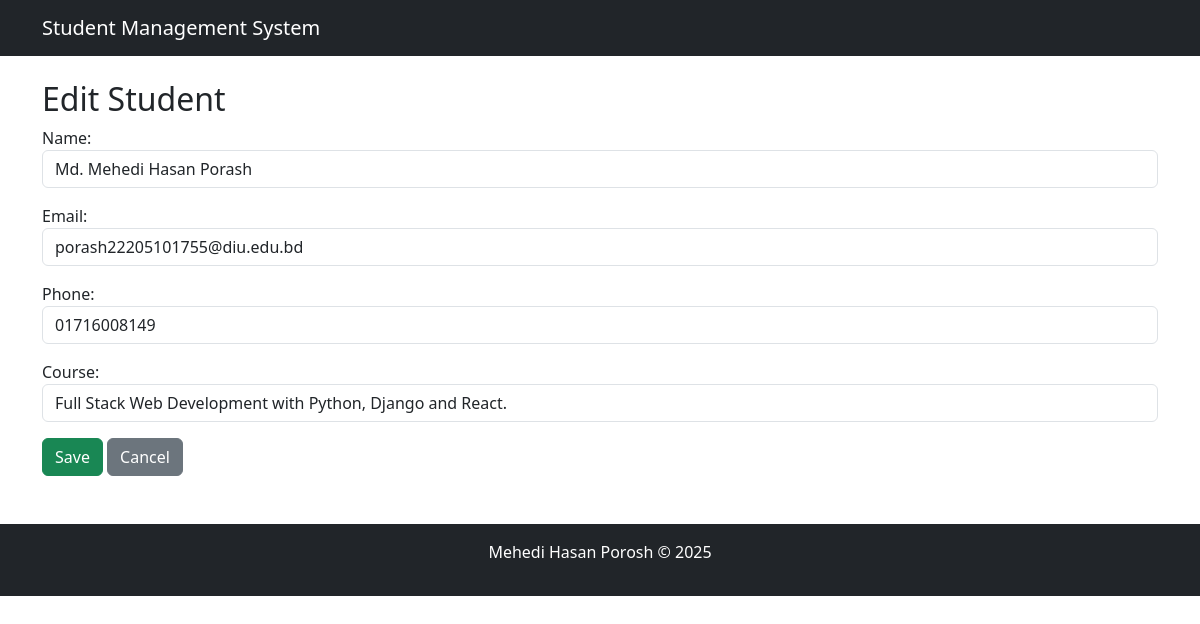
The page /5/edit/ on the database its author committed.
### students/models.py (models this page shows, shortened)
class Student(models.Model):
    name = models.CharField(max_length=100)
    email = models.EmailField(unique=True)
    phone = models.CharField(max_length=15)
    course = models.CharField(max_length=100)
    created_at = models.DateTimeField(auto_now_add=True)

### students/views.py (the view)
# urls.py: path('<int:pk>/edit/', StudentUpdateView.as_view(), name='student_edit'),
class StudentUpdateView(SuccessMessageMixin, UpdateView):
    model = Student
    form_class = StudentForm
    template_name = './student_form.html'
    success_url = reverse_lazy('student_list')
    success_message = "Student updated successfully!"

### students/forms.py
class StudentForm(forms.ModelForm):
    class Meta:
        model = Student
        fields = ['name', 'email', 'phone', 'course']
        widgets = {
            'name': forms.TextInput(attrs={'class': 'form-control'}),
            'email': forms.EmailInput(attrs={'class': 'form-control'}),
            'phone': forms.TextInput(attrs={'class': 'form-control'}),
            'course': forms.TextInput(attrs={'class': 'form-control'}),
        }

### students/templates/student_form.html (shortened to what this page needs)
{% extends './base.html' %}
{% block content %}
    <h2>{% if object %}Edit Student{% else %}Add New Student{% endif %}</h2>
    <form method="post">
        {{ form.as_p }}
        <button type="submit" class="btn btn-success">Save</button>
        <a href="{% url 'student_list' %}" class="btn btn-secondary">Cancel</a>
    </form>
{% endblock %}

### rows shown on the page
Student: name "Md. Mehedi Hasan Porash", email "porash22205101755@diu.edu.bd", phone "01716008149", course "Full Stack Web Development with Python, Django and React."
